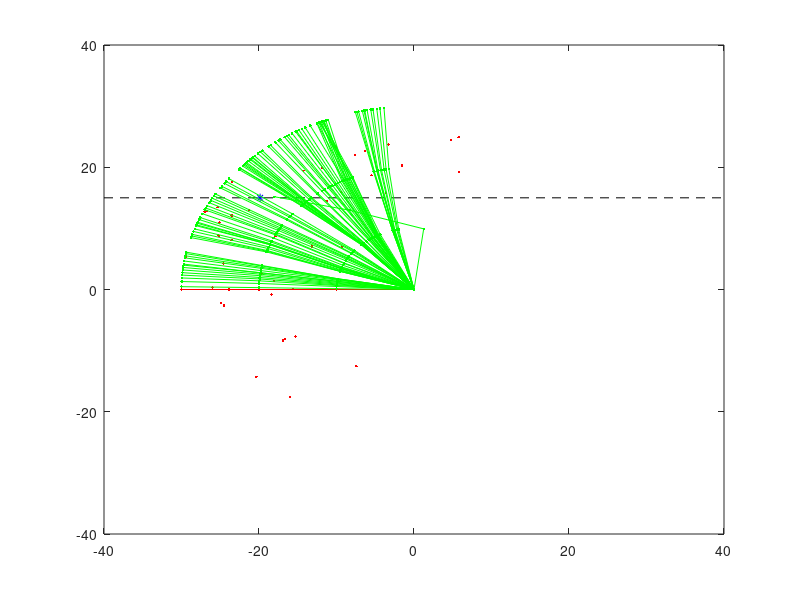

The MATLAB script that drew this image:
function [] = sim_main_dev()
%
%   Detail_joint_ed expl_joint_anation goes here
cla

num = 25;
Theta1 = linspace(-pi/2, pi/2, num);
Theta2 = linspace(-pi/2, pi/2, num);
Theta3 = linspace(-pi/2, pi/2, num);

l_joint_ = 10;

conveyor_xy =[-l_joint_*4 l_joint_*1.5;
    l_joint_*4 l_joint_*1.5];

P_goal_conveyor =[l_joint_*unifrnd(-2,2) l_joint_*1.5];
plot(conveyor_xy(:,1), conveyor_xy(:,2),'k--',P_goal_conveyor(1),P_goal_conveyor(2),'b*')
hold on

Theta1 = -pi/2;
Theta2 = 0;
Theta3 = 0;


Q_init_ = [Theta1, Theta2, Theta3];
plot_xy_mat = arm_vertex_mat(l_joint_, Q_init_);

plot(plot_xy_mat(:,1), plot_xy_mat(:,2), 'r.-')
axis([-l_joint_*4 l_joint_*4 -l_joint_*2 l_joint_*4])


P_goal_arm = plot_xy_mat(4,:);
dis_end = sqrt(sum((P_goal_arm-P_goal_conveyor).^2));

Q_tree_ = Q_init_;
step_angle_ = pi/200;
iteration = 1;
tree_index_ = 1;

while (iteration < 1000)%iteration<=n_iteration)
    random_angles_ = unifrnd(-pi/2,pi/2,1,3);
    
    for j = 1:iteration
        dis_(j) = sum(random_angles_ - Q_tree_(j,:));
    end
    [min_dis_,n] = min(dis_);
    Q_near_ = Q_tree_(n,:);
    
    Q_new_ = cal_new_(Q_near_, random_angles_, step_angle_, min_dis_);
    
    plot_xy_mat = arm_vertex_mat(l_joint_, Q_new_);
    
    plot(plot_xy_mat(4,1), plot_xy_mat(4,2), 'r.-')
    axis([-l_joint_*4 l_joint_*4 -l_joint_*4 l_joint_*4])
    %hold off
    %drawnow
    pause(0.1)
    Q_tree_ = [Q_tree_; Q_new_];
    qtree_mat_(n, tree_index_+1) = 1;
    
    dis_end = sqrt(sum((plot_xy_mat(4,:)-P_goal_conveyor).^2));
    if dis_end<2
        [q_trees_, n_start] = find_each_arm(qtree_mat_,tree_index_+1,Q_tree_);
        break
    end
    
    iteration = iteration + 1;
    tree_index_ = tree_index_+1;
end




%{
while (iteration < 10000)%iteration<=n_iteration)
    random_angles_ = unifrnd(-pi,pi,1,3);
    random_xy_mat = arm_vertex_mat(l_joint_, random_angles_);
    
    for j = 1:iteration
        dis_(j) = sqrt(sum((random_xy_mat(4,:) - P_goal_arm(j,:)).^2));
    end
    [x,n] = min(dis_);
    Q_near_ = Q_tree_(n,:);
    
    Q_new_ = cal_new_(Q_near_, random_angles_, step_angle_);
    P_goal_new = arm_vertex_mat(l_joint_, Q_new_);
    
    
    
    plot(P_goal_new(:,1), P_goal_new(:,2), 'r.-')
    
    axis([-l_joint_*4 l_joint_*4 -l_joint_*2 l_joint_*4])
    drawnow
    %pause(0.1)
    Q_tree_ = [Q_tree_; Q_new_];
    P_goal_arm = [P_goal_arm; P_goal_new];
    iteration = iteration + 1;
end

%}

%{

Q_init_ = [Theta1, Theta2, Theta3];
plot_xy_mat = arm_vertex_mat(l_joint_, Theta1, Theta2, Theta3);

plot(plot_xy_mat(:,1), plot_xy_mat(:,2), 'r.-', ...
    conveyor_xy(:,1), conveyor_xy(:,2), 'k--', ...
    P_goal_conveyor(1), P_goal_conveyor(2), 'bo')
axis([-l_joint_*4 l_joint_*4 -l_joint_*2 l_joint_*4])

P_goal_arm = plot_xy_mat(4,:);
dis_end = sqrt(sum((P_goal_arm-P_goal_conveyor).^2));

step_ = 0.2;
step_angle_ = pi/50;

while (dis_end > step_)%iteration<=n_iteration)
    random_angles_ = unifrnd(-pi,pi,1,3);




for i = 1:num
    trans_1_joints_xy = [l_joint_*sin(Theta1(i));
        l_joint_*cos(Theta1(i))];
    
    for j = 1:num
        trans_2_joints_xy = [ l_joint_*sin(Theta1(i)) + l_joint_*cos(Theta1(i))*sin(Theta2(j)) + l_joint_*cos(Theta2(j))*sin(Theta1(i));
            l_joint_*cos(Theta1(i)) + l_joint_*cos(Theta1(i))*cos(Theta2(j)) - l_joint_*sin(Theta1(i))*sin(Theta2(j)) ];
        
        for k = 1:num
            trans_3_joints_xy = [ l_joint_*sin(Theta1(i)) + l_joint_*cos(Theta1(i))*sin(Theta2(j)) + l_joint_*cos(Theta2(j))*sin(Theta1(i)) + l_joint_*cos(Theta3(k))*(cos(Theta1(i))*sin(Theta2(j)) + cos(Theta2(j))*sin(Theta1(i))) + l_joint_*sin(Theta3(k))*(cos(Theta1(i))*cos(Theta2(j)) - sin(Theta1(i))*sin(Theta2(j)));
                l_joint_*cos(Theta1(i)) + l_joint_*cos(Theta1(i))*cos(Theta2(j)) - l_joint_*sin(Theta1(i))*sin(Theta2(j)) + l_joint_*cos(Theta3(k))*(cos(Theta1(i))*cos(Theta2(j)) - sin(Theta1(i))*sin(Theta2(j))) - l_joint_*sin(Theta3(k))*(cos(Theta1(i))*sin(Theta2(j)) + cos(Theta2(j))*sin(Theta1(i))) ];
            
            
            
            plot_xy = [ 0, 0;
                trans_1_joints_xy(1), trans_1_joints_xy(2);
                trans_2_joints_xy(1), trans_2_joints_xy(2);
                trans_3_joints_xy(1), trans_3_joints_xy(2)];
            
            plot(plot_xy(:,1), plot_xy(:,2), 'r.-', conveyor_xy(:,1), conveyor_xy(:,2), 'k--')
            axis([-l_joint_*4 l_joint_*4 -l_joint_*2 l_joint_*4])
            %plot_simple_conveyor(l_joint_)
            hold off
            drawnow
            
        end
    end
end
%}

end

%%
function [q_trees_, n_start] = find_each_arm(qtree_matrics,n,qtree)
% find a path in the tree
%ni=size(qtree_matrics,2);
ni=n;
nj=1;
if (ni==1)
    q_tree_ = qtree(1,:);
    nj=2;
end

while ni>1
    mi = find(qtree_matrics(:,ni)==1);
    qtree_ = [qtree(mi,:);qtree(ni,:)];
    
    plot_xy_mat = arm_vertex_mat(10, qtree(ni,:));
    plot(plot_xy_mat(:,1),plot_xy_mat(:,2),'g.-');
    drawnow
    pause(0.2)
    q_tree_(nj,:) = qtree(ni,:);
    ni = mi;
    nj = nj+1;
    if (ni==1)
        q_tree_(nj,:) = qtree(ni,:);
        break;
    end
end
n_start = nj;
q_trees_ = q_tree_;
end

%%
function new_angles_ = cal_new_(current_angles_, random_angels_, step_angle_, min_dis_)
inum = size(random_angels_,2);

if min_dis_ < step_angle_
    new_angles_ = random_angels_;
    disp('smaller step')
else
    new_angles_ = current_angles_ + (random_angels_ - current_angles_)*step_angle_/min_dis_;
    disp('normal step')
end
%{
for i = 1:inum
    if (random_angels_(i) < current_angles_(i))
        new_angles_(i) = current_angles_(i) - step_angle_;
    else
        new_angles_(i) = current_angles_(i) + step_angle_;
    end
end
%}
end

%%
function plot_simple_conveyor(L)
dots = [-L*4 L*1.5;
    L*4 L*1.5];
plot(dots(:,1), dots(:,2), 'b--')
end


%%
function trans_1_joints_xy = trans1jointsxy(L, Theta1)
trans_1_joints_xy = [ L*sin(Theta1) L*cos(Theta1) ];
end

%%
function trand_2_joints_xy = trans2jointsxy(L, Theta1, Theta2)
trand_2_joints_xy = [ L*sin(Theta1) + L*cos(Theta1)*sin(Theta2) + L*cos(Theta2)*sin(Theta1);
    L*cos(Theta1) + L*cos(Theta1)*cos(Theta2) - L*sin(Theta1)*sin(Theta2) ];
end

%%
function trans_3_joints_xy = trans3jointsxy(L, Theta1, Theta2, Theta3)
trans_3_joints_xy = [ L*sin(Theta1) + L*cos(Theta1)*sin(Theta2) + L*cos(Theta2)*sin(Theta1) + L*cos(Theta3)*(cos(Theta1)*sin(Theta2) + cos(Theta2)*sin(Theta1)) + L*sin(Theta3)*(cos(Theta1)*cos(Theta2) - sin(Theta1)*sin(Theta2));
    L*cos(Theta1) + L*cos(Theta1)*cos(Theta2) - L*sin(Theta1)*sin(Theta2) + L*cos(Theta3)*(cos(Theta1)*cos(Theta2) - sin(Theta1)*sin(Theta2)) - L*sin(Theta3)*(cos(Theta1)*sin(Theta2) + cos(Theta2)*sin(Theta1)) ];
end

%%
function plot_xy_mat = arm_vertex_mat(L, Theta_vec)
trans_1_joints_xy = trans1jointsxy(L, Theta_vec(1));
trans_2_joints_xy = trans2jointsxy(L, Theta_vec(1), Theta_vec(2));
trans_3_joints_xy = trans3jointsxy(L, Theta_vec(1), Theta_vec(2), Theta_vec(3));

plot_xy_mat = [ 0, 0;
    trans_1_joints_xy(1), trans_1_joints_xy(2);
    trans_2_joints_xy(1), trans_2_joints_xy(2);
    trans_3_joints_xy(1), trans_3_joints_xy(2)];
end
%%





